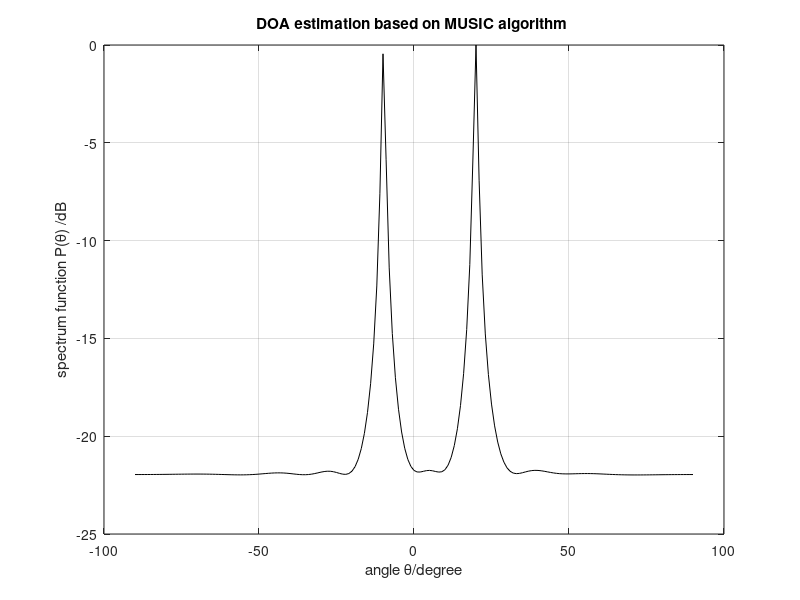

Here is the MATLAB script that generated this plot:

% ==================MUSIC DOA algorithm======================
%By Honghao Tang
clc
clear all
format long %The data show that as long shaping scientific
doa=[-10 20]/180*pi; %Direction of arrival
N=2;%Snapshots
w=[pi/3 pi/5]';%Frequency of the envelope signal, slow changing
M=10;%Number of array elements
P=length(w); %The number of signal
lambda=150;%Wavelength
d=lambda/2;%Element spacing
snr=20;%SNR
D=zeros(P,M); %To creat a matrix with P row and M column
for k=1:P
D(k,:)=exp(j*2*pi*d*sin(doa(k))/lambda*[0:M-1]); %Assignment matrix
end
D=D';
xx=2*exp(j*(w*[1:N])); %Simulate signal
% xx=2*exp(j*(w*[1.01:N+0.01])) shduld be a sgnal that is correlated to xx
x=D*xx;
x=x+awgn(x,snr);%Insert Gaussian white noise
R=x*x'; %Data covarivance matrix
[N,V]=eig(R); %Find the eigenvalues and eigenvectors of R
NN=N(:,1:M-P); %Estimate noise subspace
theta=-90:90; %Peak search
for ii=1:length(theta)
SS=zeros(1,length(M));
for jj=0:M-1
SS(1+jj)=exp(j*2*jj*pi*d*sin(theta(ii)/180*pi)/lambda);
end
PP=SS*NN*NN'*SS';
Pmusic(ii)=abs(1/PP);
end
Pmusic=10*log10(Pmusic/max(Pmusic)); %Spatial spectrum function
plot(theta,Pmusic,'-k')
xlabel('angle \theta/degree')
ylabel('spectrum function P(\theta) /dB')
title('DOA estimation based on MUSIC algorithm ')
grid on